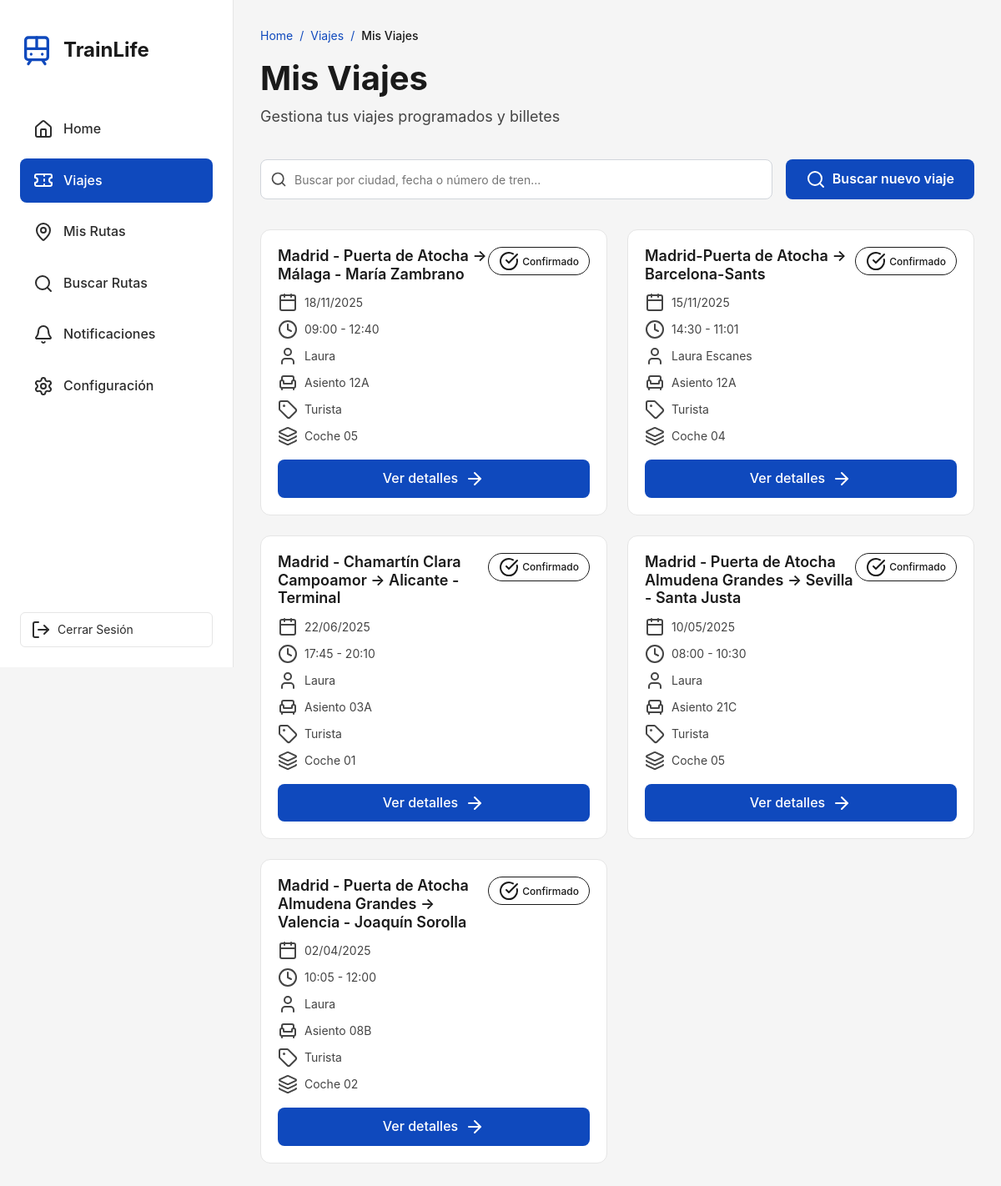
/misViajes/1/, run on the app's committed database.
### trainLife/models.py (models this page shows, shortened)
class Viaje(models.Model):
    usuario = models.ForeignKey(Usuario, on_delete=models.CASCADE, related_name='viajes')
    nombrePasajero = models.CharField(max_length=200)
    coche = models.CharField(max_length=10)  # Ej: "04"
    asiento = models.CharField(max_length=10)  # Ej: "12A"
    clase = models.CharField(max_length=50, default="Turista")  # Ej: "Turista", "Preferente"
    origenEstacion = models.CharField(max_length=200)  # Ej: "Madrid - Puerta de Atocha"
    horaSalidaOrigen = models.TimeField()  # Ej: "14:30"
    andenOrigen = models.CharField(max_length=10)  # Ej: "12"
    destinoEstacion = models.CharField(max_length=200)  # Ej: "Barcelona - Sants"
    horaLlegadaDestino = models.TimeField()  # Ej: "17:10"
    fechaViaje = models.DateField()  # Fecha del viaje
    fechaCreacion = models.DateTimeField(auto_now_add=True)
    estadoViaje = models.CharField(max_length=50, default="confirmado")  # Ej: "Programado", "Completado", "Cancelado"
    class Meta:
        ordering = ['-fechaViaje', '-horaSalidaOrigen']
        verbose_name = 'Viaje'
        verbose_name_plural = 'Viajes'

### trainLife/views.py (the view)
# urls.py: path('misViajes/<int:usuario_id>/', views.misViajes, name='mis_viajes'),
def misViajes(request, usuario_id):
    session_usuario_id = request.session.get('usuario_id')
    usuario = Usuario.objects.filter(id=usuario_id).first()
    viajes = Viaje.objects.filter(usuario=usuario).order_by('-fechaViaje', '-horaSalidaOrigen')
    return render(request, 'misViajes.html', {
        'usuario': usuario,
        'viajes': viajes
    })

### trainLife/templates/misViajes.html (shortened to what this page needs)
<!DOCTYPE html>
<html lang="es">
    {% load static %}
<head>
    <link href="https://cdn.jsdelivr.net/npm/bootstrap@5.3.0/dist/css/bootstrap.min.css" rel="stylesheet"/>
    <link href="https://unpkg.com/lucide-static@latest/font/lucide.css" rel="stylesheet"/>
    <link rel="stylesheet" href="{% static 'styles/misViajes.css' %}"/>
    <link rel="stylesheet" href="{% static 'styles/sidebar.css' %}"/>
</head>
<body>
    <div class="dashboard-container">
        {% with seccion_actual='viajes' %}
            {% include 'includes/sidebar.html' %}
        {% endwith %}
        <main class="main-content">
            <div class="content-wrapper">
                <nav class="breadcrumbs" aria-label="Breadcrumb">
                    <a href="{% url 'inicio_usuario' usuario.id %}" class="breadcrumb-link">Home</a>
                    <span class="breadcrumb-separator">/</span>
                    <a href="{% url 'viajes_usuario' usuario.id %}" class="breadcrumb-link">Viajes</a>
                    <span class="breadcrumb-separator">/</span>
                    <span class="breadcrumb-current">Mis Viajes</span>
                </nav>
                <header class="page-header">
                    <h1 class="page-title">Mis Viajes</h1>
                    <p class="page-subtitle">Gestiona tus viajes programados y billetes</p>
                </header>
                <div class="search-section">
                    <div class="search-input-wrapper">
                        <i data-lucide="search" class="search-icon"></i>
                        <input
                            type="text"
                            class="search-input"
                            id="searchInput"
                            placeholder="Buscar por ciudad, fecha o número de tren..."
                            aria-label="Buscar viajes"
                            role="searchbox"
                        />
                    </div>
                    <button class="btn-search-new" id="btnSearchNew" aria-label="Buscar y comprar un nuevo viaje">
                        <i data-lucide="search"></i>
                        <span>Buscar nuevo viaje</span>
                    </button>
                </div>
                <div class="trips-grid" id="tripsGrid" role="list" aria-label="Lista de viajes programados">
                    {% if viajes %}
                        {% for viaje in viajes %}
                        <div class="trip-card" role="listitem">
                            <div class="trip-card-header">
                                <h2 class="trip-route">{{ viaje.origenEstacion }} → {{ viaje.destinoEstacion }}</h2>
                                <span class="status-badge status-{{ viaje.estadoViaje|lower }}">
                                    <i data-lucide="check-circle"></i>
                                    {{ viaje.estadoViaje|capfirst }}
                                </span>
                            </div>
                            <div class="trip-details">
                                <div class="trip-detail-item">
                                    <i data-lucide="calendar"></i>
                                    <span>{{ viaje.fechaViaje|date:"d/m/Y" }}</span>
                                </div>
                                <div class="trip-detail-item">
                                    <i data-lucide="clock"></i>
                                    <span>{{ viaje.horaSalidaOrigen|time:"H:i" }} - {{ viaje.horaLlegadaDestino|time:"H:i" }}</span>
                                </div>
                                <div class="trip-detail-item">
                                    <i data-lucide="user"></i>
                                    <span>{{ viaje.nombrePasajero }}</span>
                                </div>
                                <div class="trip-detail-item">
                                    <i data-lucide="armchair"></i>
                                    <span>Asiento {{ viaje.asiento }}</span>
                                </div>
                                <div class="trip-detail-item">
                                    <i data-lucide="tag"></i>
                                    <span>{{ viaje.clase }}</span>
                                </div>
                                <div class="trip-detail-item">
                                    <i data-lucide="layers"></i>
                                    <span>Coche {{ viaje.coche }}</span>
                                </div>
                            </div>
                            <button class="btn-view-details" onclick="event.stopPropagation(); window.location.href='{% url 'detalles_viaje' usuario.id viaje.id %}'">
                                Ver detalles
                                <i data-lucide="arrow-right"></i>
                            </button>
                        </div>
                        {% endfor %}
                    {% endif %}
                </div>
            </div>
        </main>
    </div>
</body>
</html>

### trainLife/static/styles/misViajes.css (style rules this page uses)
:root { --primary-color: #0f49bd; --primary-hover: #0d3a9a; --success-color: #10b981; --success-bg: #f0fdf4; --success-border: #bbf7d0; --warning-color: #f59e0b; --warning-bg: #fffbeb; --warning-border: #fcd34d; --danger-color: #ef4444; --danger-bg: #fef2f2; --danger-border: #fecaca; --info-color: #3b82f6; --info-bg: #eff6ff; --info-border: #bfdbfe; --text-dark: #1a1a1a; --text-secondary: #444444; --bg-main: #f5f5f5; --bg-white: #ffffff; --border-color: #e5e5e5; --shadow-sm: 0 1px 2px rgba(0, 0, 0, 0.05); --shadow-md: 0 4px 6px rgba(0, 0, 0, 0.07); --sidebar-width: 280px; }
* { margin: 0; padding: 0; box-sizing: border-box; }
body { font-family: 'Inter', -apple-system, BlinkMacSystemFont, 'Segoe UI', sans-serif; background-color: var(--bg-main); color: var(--text-dark); line-height: 1.6; -webkit-font-smoothing: antialiased; -moz-osx-font-smoothing: grayscale; }
.dashboard-container { display: flex; min-height: 100vh; }
.main-content { flex: 1; margin-left: var(--sidebar-width); padding: 2rem; min-height: 100vh; }
.content-wrapper { max-width: 1200px; margin: 0 auto; }
.breadcrumbs { display: flex; align-items: center; gap: 0.5rem; margin-bottom: 1rem; font-size: 0.875rem; }
.breadcrumb-link { color: var(--primary-color); text-decoration: none; }
.breadcrumb-separator { color: var(--primary-color); }
.breadcrumb-current { color: var(--text-dark); font-weight: 500; }
.page-header { margin-bottom: 1.5rem; }
.page-title { font-size: 2.5rem; font-weight: 700; color: var(--text-dark); margin-bottom: 0.5rem; }
.page-subtitle { font-size: 1.125rem; color: var(--text-secondary); }
.search-section { display: flex; flex-wrap: wrap; gap: 1rem; padding: 0.75rem 0; margin-bottom: 1.5rem; }
.search-input-wrapper { position: relative; flex: 1; min-width: 250px; }
.search-icon { position: absolute; left: 0.75rem; top: 50%; transform: translateY(-50%); width: 1.25rem; height: 1.25rem; color: #4a4a4a; }
.search-input { width: 100%; height: 3rem; padding: 0 1rem 0 2.5rem; border: 1px solid #d1d5db; border-radius: 0.5rem; background-color: var(--bg-white); font-size: 0.875rem; outline: none; transition: all 0.2s; }
.btn-search-new { display: flex; align-items: center; justify-content: center; gap: 0.5rem; height: 3rem; padding: 0 1.5rem; background-color: var(--primary-color); color: white; border: none; border-radius: 0.5rem; font-weight: 600; cursor: pointer; transition: background-color 0.2s; }
.trips-grid { display: grid; grid-template-columns: repeat(auto-fill, minmax(320px, 1fr)); gap: 1.5rem; }
.trip-card { background-color: var(--bg-white); border-radius: 0.75rem; border: 1px solid var(--border-color); padding: 1.25rem; transition: box-shadow 0.2s; cursor: pointer; }
.trip-card-header { display: flex; align-items: flex-start; justify-content: space-between; margin-bottom: 0.75rem; }
.trip-route { font-size: 1.125rem; font-weight: 600; color: var(--text-dark); margin: 0; }
.status-badge { display: flex; align-items: center; gap: 0.25rem; padding: 0.25rem 0.75rem; border-radius: 9999px; font-size: 0.75rem; font-weight: 500; border: 1px solid; }
.trip-details { display: flex; flex-direction: column; gap: 0.5rem; margin-bottom: 1rem; }
.trip-detail-item { display: flex; align-items: center; gap: 0.5rem; font-size: 0.875rem; color: var(--text-secondary); }
.btn-view-details { width: 100%; display: flex; align-items: center; justify-content: center; gap: 0.5rem; padding: 0.625rem 1rem; background-color: var(--primary-color); color: white; border: none; border-radius: 0.5rem; font-weight: 500; cursor: pointer; transition: background-color 0.2s; }

### trainLife/static/styles/sidebar.css (style rules this page uses)
* { margin: 0; padding: 0; box-sizing: border-box; }
body { font-family: 'Lexend', -apple-system, BlinkMacSystemFont, 'Segoe UI', sans-serif; background-color: #f5f5f5; color: #1a1a1a; line-height: 1.6; -webkit-font-smoothing: antialiased; -moz-osx-font-smoothing: grayscale; }
.main-content { flex: 1; margin-left: 280px; padding: 32px; overflow-y: auto; background-color: #f5f5f5; }

### data on the page
Viaje: origenEstacion "Madrid - Puerta de Atocha", destinoEstacion "Málaga - María Zambrano", estadoViaje "Confirmado", fechaViaje "18/11/2025", horaSalidaOrigen "09:00", horaLlegadaDestino "12:40", nombrePasajero "Laura", asiento "12A", clase "Turista", coche "05"
Viaje: origenEstacion "Madrid-Puerta de Atocha", destinoEstacion "Barcelona-Sants", estadoViaje "Confirmado", fechaViaje "15/11/2025", horaSalidaOrigen "14:30", horaLlegadaDestino "11:01", nombrePasajero "Laura Escanes", asiento "12A", clase "Turista", coche "04"
Viaje: origenEstacion "Madrid - Chamartín Clara Campoamor", destinoEstacion "Alicante - Terminal", estadoViaje "Confirmado", fechaViaje "22/06/2025", horaSalidaOrigen "17:45", horaLlegadaDestino "20:10", nombrePasajero "Laura", asiento "03A", clase "Turista", coche "01"
Viaje: origenEstacion "Madrid - Puerta de Atocha Almudena Grandes", destinoEstacion "Sevilla - Santa Justa", estadoViaje "Confirmado", fechaViaje "10/05/2025", horaSalidaOrigen "08:00", horaLlegadaDestino "10:30", nombrePasajero "Laura", asiento "21C", clase "Turista", coche "05"
Viaje: origenEstacion "Madrid - Puerta de Atocha Almudena Grandes", destinoEstacion "Valencia - Joaquín Sorolla", estadoViaje "Confirmado", fechaViaje "02/04/2025", horaSalidaOrigen "10:05", horaLlegadaDestino "12:00", nombrePasajero "Laura", asiento "08B", clase "Turista", coche "02"
